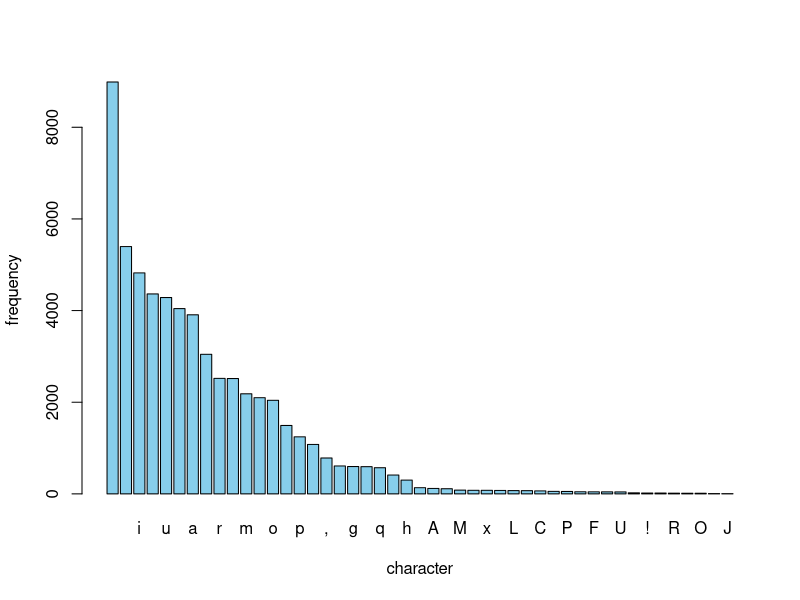
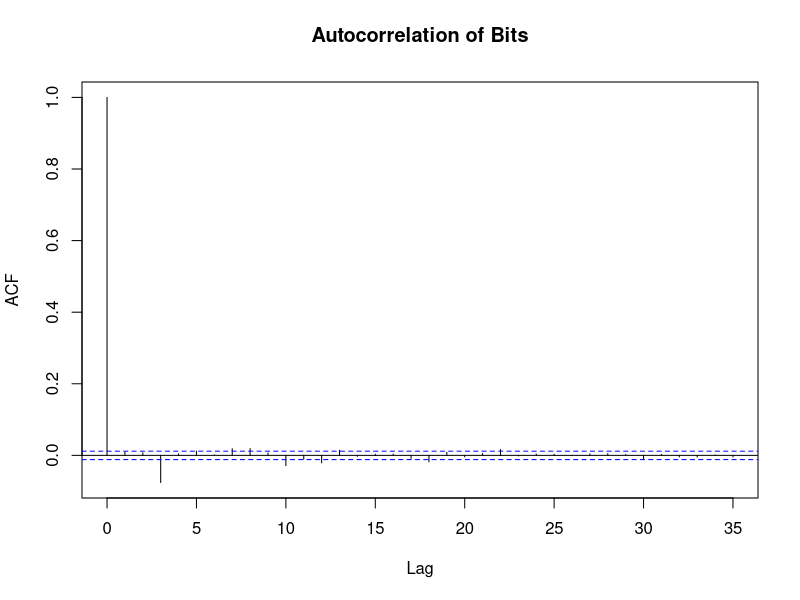
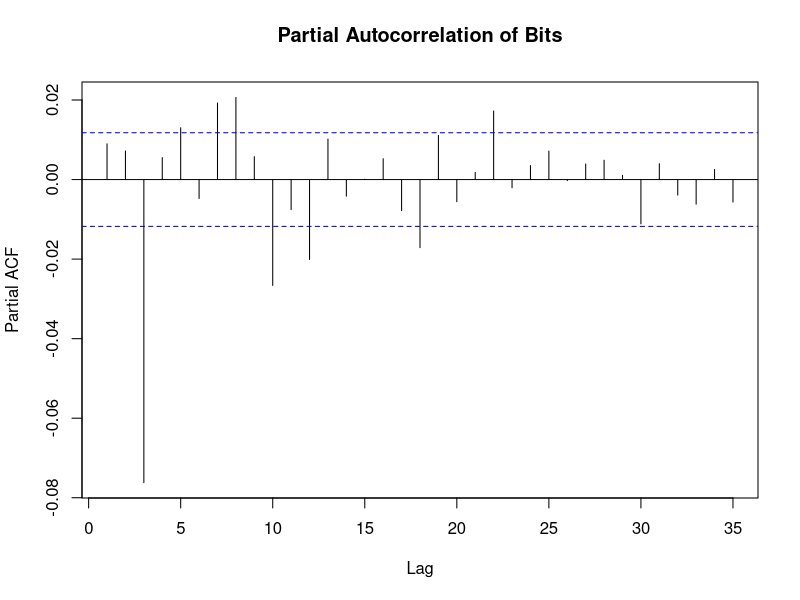
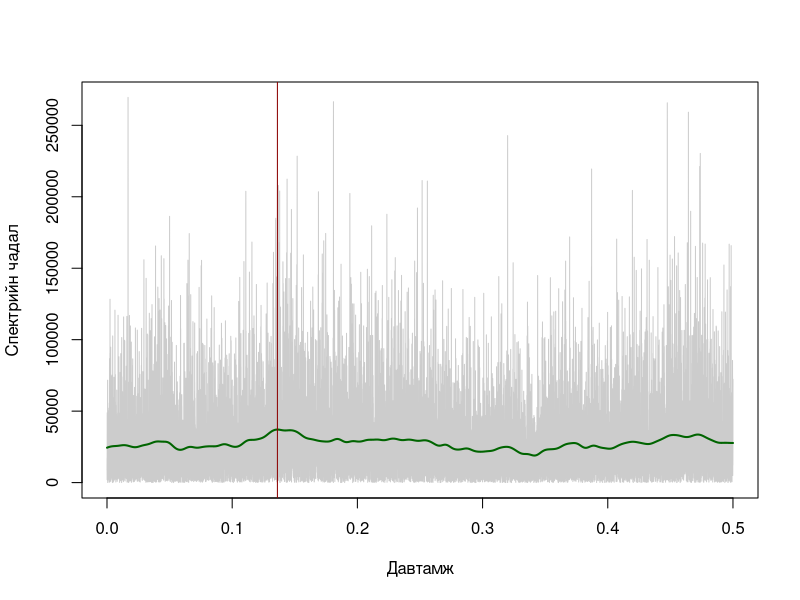

These figures' R source, in order:
## ---- chunk 1
#| echo: false

conclusion <- NULL
## ---- chunk 2
set.seed(0)
txt <- stringi::stri_rand_lipsum(100)
txt <- paste0(txt, collapse = " ")
txt <- strsplit(txt, "")[[1]]
## ---- chunk 3
txt |> unique() |> sort() -> alphabet
## ---- chunk 4
freq <- as.data.frame(table(txt), stringsAsFactors = FALSE)
colnames(freq) <- c("character", "frequency")
## ---- chunk 5
#| label: tbl-alphabet-freq
#| tbl-cap: "Цагаан толгойн үсгүүдийн давтамж"

knitr::kable(x = freq)
## ---- chunk 6
#| label: fig-alphabet-freq
#| fig-cap: "Цагаан толгойн үсгүүдийн давтамж"

freq_ <- freq[order(freq$frequency, decreasing = TRUE),]
freq_$character <- factor(freq_$character, levels = freq_$character)
barplot(frequency ~ character, data = freq_, col = "skyblue")
rm(freq_)
## ---- chunk 7
(\(freq) {
  listSums <- function (x) {
    if (length(x) == 1) {
      return(x[[1]])
    }
    x1 <- x[[1]]
    if (!is.list(x1)) {
      s1 <- x1
    } else {
      s1 <- listSums(x1)
    }
    if (length(x) > 2) {
      s2 <- listSums(x[-1])
    } else {
      x2 <- x[[2]]
      if (!is.list(x2)) {
        s2 <- x2
      } else {
        s2 <- listSums(x2)
      }
    }
    s1 + s2
  }
  append_code <- function (x, code) {
    if (!is.list(x)) {
      attr(x = x, which = "code_word") <- paste0(code, attr(x = x, which = "code_word"), collapse = "")
    } else {
      x[[1]] <- append_code(x[[1]], code)
      x[[2]] <- append_code(x[[2]], code)
    }
    x
  }
  tree_hierarchy <- freq$frequency
  names(tree_hierarchy) <- freq$character
  tree_hierarchy <- as.list(tree_hierarchy)
  tree_hierarchy <- tree_hierarchy[order(sapply(X = tree_hierarchy, FUN = listSums), names(tree_hierarchy))]
  tree_steps <- list(tree_hierarchy)
  while (length(tree_hierarchy) > 2) {
    tmp <- tree_hierarchy[1:2]
    tmp[[1]] <- append_code(tmp[[1]], 0)
    tmp[[2]] <- append_code(tmp[[2]], 1)
    tmp <- c(list(tmp), tree_hierarchy[-{1:2}])
    names(tmp) <- c(paste0(names(tree_hierarchy[1:2]), collapse = ""), names(tree_hierarchy[-{1:2}]))
    tmp <- tmp[order(sapply(X = tmp, FUN = listSums))]
    tree_hierarchy <- tmp
  }
  tree_hierarchy[[1]] <- append_code(tree_hierarchy[[1]], 0)
  tree_hierarchy[[2]] <- append_code(tree_hierarchy[[2]], 1)
  step <- 1
  repeat {
    if (length(tree_steps[[step]]) == 1)
      break
    tmp <- c(list(tree_steps[[step]][[1]]+tree_steps[[step]][[2]]), tree_steps[[step]][-{1:2}])
    names(tmp) <- c(paste0(names(tree_steps[[step]][1:2]), collapse = ""), names(tree_steps[[step]][-{1:2}]))
    tmp <- tmp[order(simplify2array(tmp))]
    tree_steps <- c(tree_steps, list(tmp))
    step <- step + 1
  }
  list("hierarchy" = tree_hierarchy, "steps" = tree_steps)
})(freq) ->
  tree
# str(tree$hierarchy); str(tree$steps)
## ---- chunk 8
(\(tree_hierarchy, alphabet) {
  code_words <- rapply(object = tree_hierarchy, f = function (x) {
    attr(x = x, which = "code_word")
  }, classes = "integer", how = "unlist")
  names <- names(code_words)
  names(code_words) <- regmatches(x = names, m = regexpr(pattern = "(.)$", text = names))
  code_words <- code_words[alphabet]
  as.list(code_words)
})(tree$hierarchy, alphabet) ->
  code_words
## ---- chunk 9
#| label: tbl-code_words
#| tbl-cap: "Шифр"

knitr::kable(x = as.data.frame(unlist(code_words)), col.names = c("character", "code word"))
## ---- chunk 10
set.seed(0)
txt <- stringi::stri_rand_lipsum(100)[sample.int(n = 100, size = 10)]
txt <- paste0(txt, collapse = " ")
txt <- strsplit(txt, "")[[1]]
## ---- chunk 11
txt_encoded <- paste0(code_words[txt], collapse = "")
## ---- chunk 12
txt_encoded |> substr(start = 1, stop = 50) |> cat()
## ---- chunk 13
bits <- as.integer(strsplit(x = txt_encoded, split = "")[[1]])
## ---- chunk 14
suppressMessages(tseries::runs.test(as.factor(bits)))
## ---- chunk 15
#| label: fig-acf
#| fig-cap: "Автокорреляц"

acf(bits, lag.max = 35, main = "Autocorrelation of Bits")
## ---- chunk 16
#| label: fig-pacf
#| fig-cap: "Тухайн автокорреляц"

pacf(bits, lag.max = 35, main = "Partial Autocorrelation of Bits")
## ---- chunk 17
Box.test(bits, lag = 3, type = "Ljung-Box")
## ---- chunk 18
table(bits[1:(length(bits)-3)], bits[4:length(bits)]) |> chisq.test()
## ---- chunk 19
sum(unlist(lapply(X = code_words, FUN = nchar)) * {freq$frequency / sum(freq$frequency)}) ->
  avg_length_of_code_words
cat(avg_length_of_code_words)
## ---- chunk 20
code_words |> lapply(X = _, FUN = nchar) |> unlist() |> min() ->
  min_length_of_code_words
cat(min_length_of_code_words)
## ---- chunk 21
#| echo: false

conclusion <- append(conclusion,
r"(Хаффманы шифрээр шифрлэхэд үүссэн бинар 0 ба 1 утгуудын дараалал нь ой санамжтай процесс үүсгэж байна. Тухайлбал хамгийн богино шифрийн урттай тэнцүү хоцрогдолтой харгалзах автокорреляц ба тухайн автокорреляц нь хамааралгүйн босгыг давж байна. Түүнчлэн уг хамаарал нь Льюнг-Боксын шинжүүр болон Пирсоны хи-квадрат шинжүүрээр батлагдсан.)"
)
## ---- chunk 22
#| echo: false

conclusion <- append(conclusion,
r"(Шифрлэлтээр үүссэн процессын ой санамжийн зүй тогтлыг энтропи буюу шифрийн дундаж урт ба хамгийн богино шифрийн урт зэрэг характеристиктай холбон авч үзэж болох бөгөөд улмаар тус зүй тогтол үнэхээр буй эсэхийг процесс дахь 1 утгын магадлал тогтмол гэсэн таамаглал болгож томъёолоод шалгаж болно.)"
)
## ---- chunk 23
signal <- 2 * bits - 1
## ---- chunk 24
fft <- fft(signal)
## ---- chunk 25
magnitude <- Mod(fft)^2
## ---- chunk 26
magnitude_half <- magnitude[1:{length(signal)/2}]
## ---- chunk 27
#| label: fig-spectrum-power
#| fig-cap: "Давтамжийн спектрийн чадал"

freqs <- seq(0, 0.5, length.out = length(magnitude_half))
plot(freqs[-1], magnitude_half[-1], type = "l", col = "gray80", xlab = "Давтамж", ylab = "Спектрийн чадал")

# Давтамжийн спектрийг гөлгөр болгох
magnitude_ksmooth <- ksmooth(freqs[-1], magnitude_half[-1], kernel = "normal", bandwidth = 0.01)
lines(magnitude_ksmooth, col = "darkgreen", lwd = 2)

#спектрийн чадлаараа хамгийн их хэлбэлзлийн давтамж
max_freq <- magnitude_ksmooth$x[which.max(magnitude_ksmooth$y)]
abline(v = max_freq, col = "darkred")
## ---- chunk 28
cat("хамгийн их чадалтай хэлбэлзлийн давтамж:", max_freq)
cat("давтамжийн үе:", 1/max_freq)
## ---- chunk 29
#| echo: false

conclusion <- append(conclusion,
r"(Битүүдийн дарааллын хэлбэлзлийн хамгийн их чадалтай давтамжийн үе нь хамгийн богино шифрийн урт ба шифрийн дундаж урт хоёрын нийлбэртэй ойролцоо байна.)"
)
## ---- chunk 30
#| results: asis
#| echo: false

for (i in seq_along(conclusion)) {
  cat(paste0(i, ". ", conclusion[i], "\n"))
}; rm(i)
